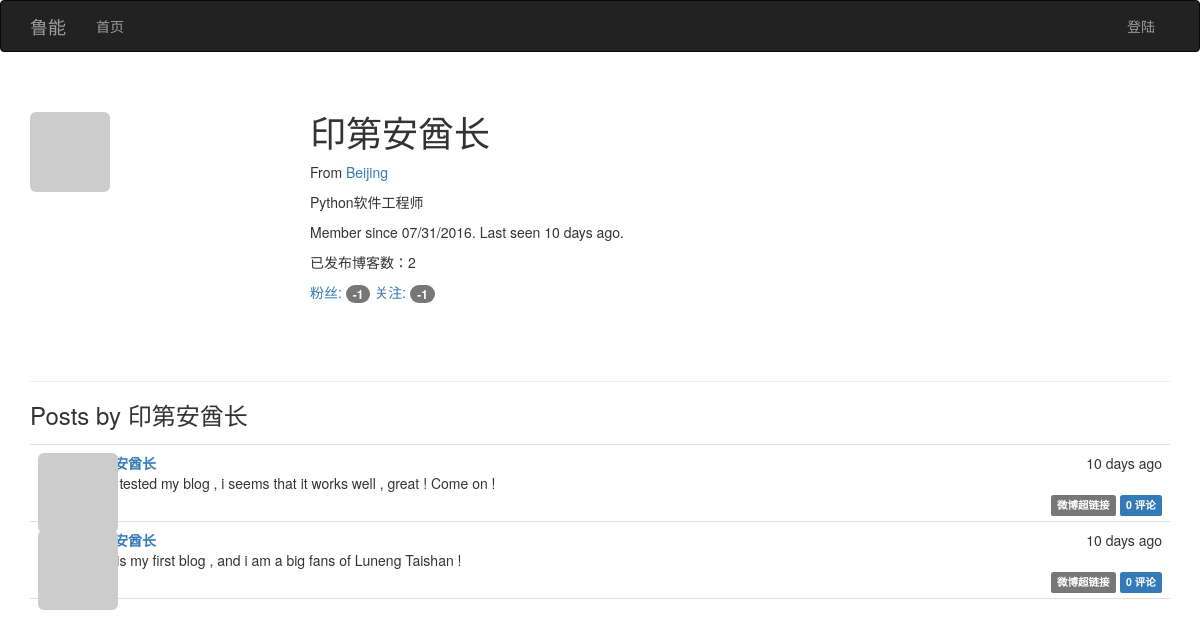
Before: /user/印第安酋长 with the older database file.
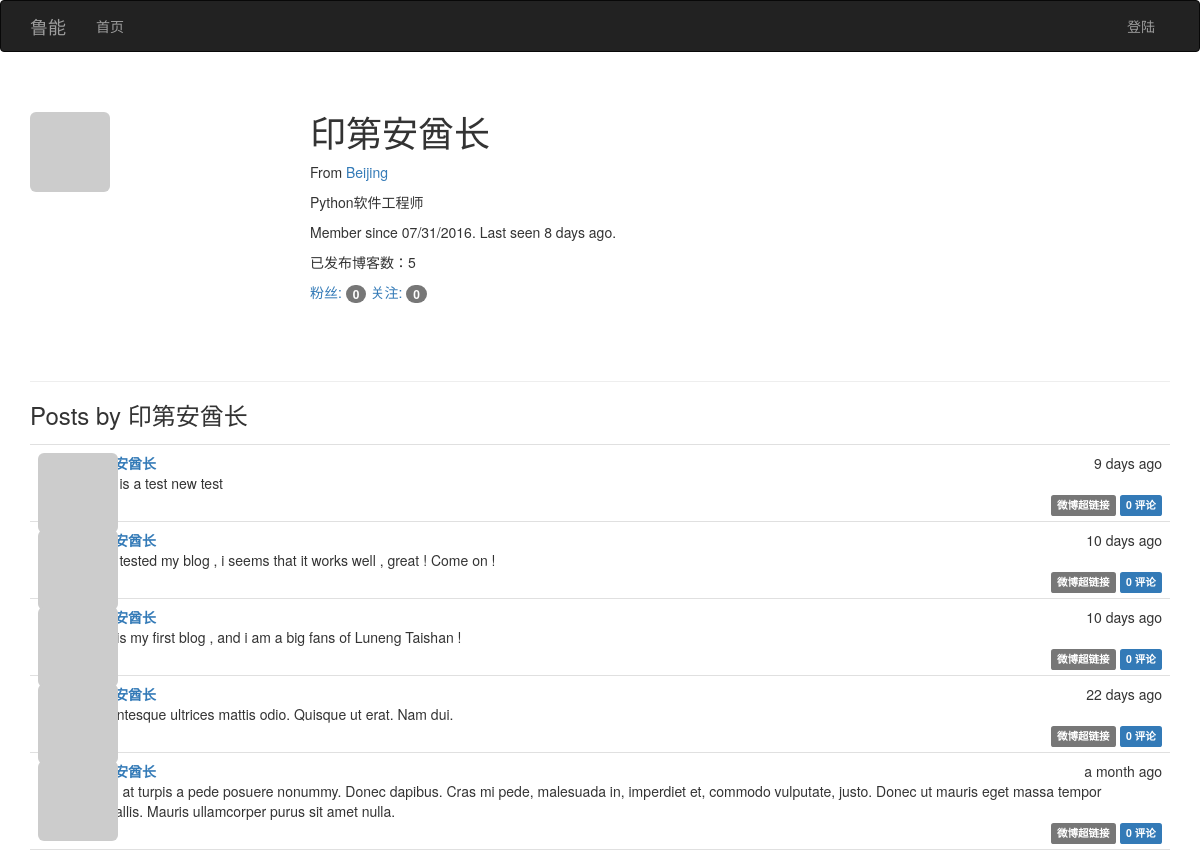
After: the same page with the newer database file.
### app/models.py (models this page shows, shortened)
class User(UserMixin,db.Model):
    __tablename__='users'
    id=db.Column(db.Integer,primary_key=True)
    email=db.Column(db.String(64),unique=True,index=True)
    username=db.Column(db.String(64),unique=True,index=True)
    password_hash=db.Column(db.String(128))
    role_id=db.Column(db.Integer,db.ForeignKey('roles.id'))
    name=db.Column(db.String(64))
    location=db.Column(db.String(64))
    about_me=db.Column(db.Text())
    member_since=db.Column(db.DateTime(),default=datetime.utcnow)
    last_seen=db.Column(db.DateTime(),default=datetime.utcnow)
    avatar_hash=db.Column(db.String(32))
    posts=db.relationship('Post',backref='author',lazy='dynamic')
    followed=db.relationship('Follow',foreign_keys=[Follow.follower_id],backref=db.backref('follower',lazy='joined'),lazy='dynamic',cascade='all,delete-orphan')
    followers=db.relationship('Follow',foreign_keys=[Follow.followed_id],backref=db.backref('followed', lazy='joined'),lazy='dynamic',cascade='all, delete-orphan')
    comments=db.relationship('Comment',backref='author',lazy='dynamic')
    @property
    def password(self):
        raise AttributeError('password is not a readable attribute')
    def gravatar(self,size=100,default='identicon',rating='g'):
        if request.is_secure:
            url = 'https://secure.gravatar.com/avatar'
        else:
            url = 'http://cn.gravatar.com/avatar'
        hash= self.avatar_hash or hashlib.md5(str(self.email).encode('utf-8')).hexdigest()
        return '{url}/{hash}?s={size}&d={default}&r={rating}'.format(url=url, hash=hash, size=size, default=default, rating=rating)

class Post(db.Model):
    __tablename__ = 'posts'
    id = db.Column(db.Integer, primary_key=True)
    body = db.Column(db.Text)
    timestamp = db.Column(db.DateTime, index=True, default=datetime.utcnow)
    author_id = db.Column(db.Integer, db.ForeignKey('users.id'))
    body_html=db.Column(db.Text)
    comments=db.relationship('Comment',backref='post',lazy='dynamic')

### app/main/views.py (the view)
@main.route('/user/<username>')
def user(username):
    user=User.query.filter_by(username=username).first()
    if user is None:
        abort(404)
    posts=user.posts.order_by(Post.timestamp.desc()).all()
    return render_template('user.html',user=user,posts=posts)

### app/auth/views.py (called while the page is built)
@auth.before_app_request
def before_request():
    if current_user.is_authenticated:
        current_user.ping()

### app/main/__init__.py (called while the page is built)
@main.app_context_processor
def inject_permissions():
    return dict(Permission=Permission)

### app/main/views.py (called while the page is built)
@main.after_app_request
def after_request(response):
    for query in get_debug_queries():
        current_app.logger.warning(
            'Slow query: %s\nParameters: %s\nDuration: %fs\nContext: %s\n'
            % (query.statement, query.parameters, query.duration,
               query.context))
    return response

### app/models.py (called while the page is built)
    def can(self, permissions):
        return False

    def is_administrator(self):
        return False

### app/templates/user.html (shortened to what this page needs)
{% extends "base.html" %}
{% block page_content %}
<div class="page-header">
    <img class="img-rounded profile-thumbnail" src="{{ user.gravatar(size=256) }}">
    <div class="profile-header">
        <h1>{{ user.username }}</h1>
        {% if user.name or user.location %}
        <p>
            {% if user.location %}
                From <a href="http://map.baidu.com/?q={{ user.location }}">{{ user.location }}</a>
            {% endif %}
        </p>
        {% endif %}
        {% if user.about_me %}<p>{{ user.about_me }}</p>{% endif %}
        <p>Member since {{ moment(user.member_since).format('L') }}. Last seen {{ moment(user.last_seen).fromNow() }}.</p>
        <p>已发布博客数：{{ user.posts.count() }}</p>
        <p>
            <a href="{{ url_for('.followers', username=user.username) }}">
                粉丝: <span class="badge">{{ user.followers.count()-1 }}</span>
            </a>
            <a href="{{ url_for('.followed_by', username=user.username) }}">
                关注: <span class="badge">{{ user.followed.count()-1 }}</span>
            </a>
        </p>
    </div>
</div>
<h3>Posts by {{ user.username }}</h3>
{% include '_posts.html' %}
{% endblock %}

### app/templates/_posts.html (shortened to what this page needs)
<ul class="posts">
    {% for post in posts %}
    <li class="post">
        <div class="post-thumbnail">
            <a href="{{ url_for('.user', username=post.author.username) }}">
                <img class="img-rounded profile-thumbnail" src="{{ post.author.gravatar(size=40) }}">
            </a>
        </div>
        <div class="post-content">
            <div class="post-date">{{ moment(post.timestamp).fromNow() }}</div>
            <div class="post-author"><a href="{{ url_for('.user', username=post.author.username) }}">{{ post.author.username }}</a></div>
            <div class="post-body">
                {% if post.body_html %}
                    {{ post.body_html | safe }}
                {% else %}
                    {{ post.body }}
                {% endif %}
            </div>
            <div class="post-footer">
                <a href="{{ url_for('.post', id=post.id) }}">
                    <span class="label label-default">微博超链接</span>
                </a>
                <a href="{{ url_for('.post', id=post.id) }}#comments">
                    <span class="label label-primary">{{ post.comments.count() }} 评论</span>
                </a>
            </div>
        </div>
    </li>
    {% endfor %}
</ul>

Changed rows visible on the page:
changed User "印第安酋长": last_seen "10 days ago" → "8 days ago"
added Post: timestamp "9 days ago", author.username "印第安酋长", body "#this is a test new test", comments.count "0"
added Post: timestamp "22 days ago", author.username "印第安酋长", body "Pellentesque ultrices mattis odio. Quisque ut erat. Nam dui.", comments.count "0"
added Post: timestamp "a month ago", author.username "印第安酋长", body "Proin at turpis a pede posuere nonummy. Donec dapibus. Cras mi pede, malesuada in, imperdiet et, commodo vulputate, justo. Donec ut mauris eget massa tempor convallis. Mauris ullamcorper purus sit amet nulla.", comments.count "0"
Other visible differences:
{{ user.posts.count() }}: "2" → "5"
{{ user.followers.count()-1 }}: "-1" → "0"
{{ user.followed.count()-1 }}: "-1" → "0"
